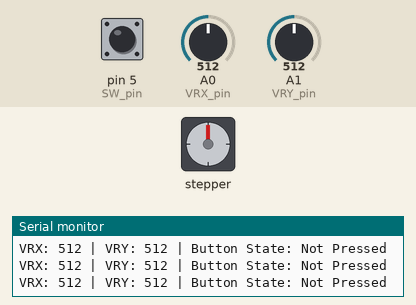
A sketch run on a simulated Arduino Uno, built with avr-gcc and run on an emulated ATmega328P. Shown: stepper motor, the last lines printed to the serial monitor. The inputs (shaded band) are chosen by the test bench; at power-on: A0 (VRX_pin) = 512, pin 5 (SW_pin) HIGH, A1 (VRY_pin) = 512. Stepper angles assume 2048 steps per turn.

Above: at 1.3 s.
1.4 s: A0 (VRX_pin) set to 589
2.9 s: A0 (VRX_pin) set to 612
At 3.16 s:
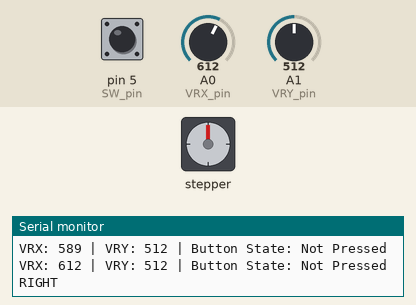
At 6.1 s:
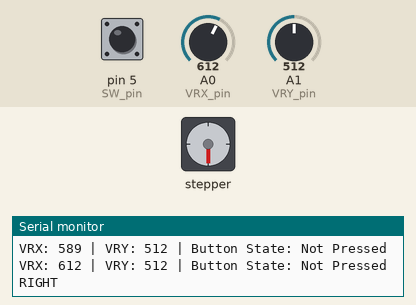
Timing chart, 0 to 7.6 s (numbered marks = the images above; inputs shaded):
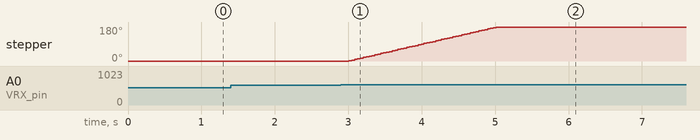

The sketch:

joystick.ino
```cpp
#include <Stepper.h>

// Số bước cần thiết để quay một vòng (360 độ) của động cơ bước
const int stepsPerRevolution = 2048;
Stepper myStepper(stepsPerRevolution, 12, 10, 11, 9); //IN1, IN3, IN2, IN4

// Pin definitions
int VRX_pin = A0; // Joystick X axis
int VRY_pin = A1; // Joystick Y axis
int SW_pin = 5;   // Joystick button


int VRX_value, VRY_value;


void setup() {
  pinMode(VRX_pin, INPUT);
  pinMode(VRY_pin, INPUT);
  pinMode(SW_pin, INPUT_PULLUP);
  myStepper.setSpeed(15);
  Serial.begin(9600);
}

void loop() {
  VRX_value = analogRead(VRX_pin);  // Đọc giá trị trục X
  VRY_value = analogRead(VRY_pin);  // Đọc giá trị trục Y
  int buttonState = digitalRead(SW_pin);  // Đọc trạng thái nút nhấn joystick

  // Hiển thị giá trị cảm biến lên Serial Monitor
  Serial.print("VRX: ");
  Serial.print(VRX_value);  // In giá trị trục X
  Serial.print(" | VRY: ");
  Serial.print(VRY_value);  // In giá trị trục Y
  Serial.print(" | Button State: ");
  Serial.println(buttonState == LOW ? "Pressed" : "Not Pressed");  // In trạng thái nút

  // Check button press first
  if (buttonState == LOW) {
    Serial.println("BUTTON");
      myStepper.step(0.125 * stepsPerRevolution); //45/360 = 0.25
      delay(200);
  }
  // Then check joystick directions
  else {
    // Xác định hướng dựa vào giá trị analog
    if (VRY_value < 400) {         // UP
       Serial.println("UP");
      myStepper.step(0.25 * stepsPerRevolution); //90/360 = 0.25
      delay(200);

    }
    else if (VRY_value > 600) {    // DOWN
      Serial.println("DOWN");
      myStepper.step(-0.25 * stepsPerRevolution); //90/360 = 0.25
      delay(200);
    }
    else if (VRX_value > 600) {    // RIGHT
      Serial.println("RIGHT");
       myStepper.step(0.5 * stepsPerRevolution); //180/360 = 0.25
      delay(500200);
    }
    else if (VRX_value < 400) {    // LEFT
      Serial.println("LEFT");
      myStepper.step(-0.5 * stepsPerRevolution); //180/360 = 0.25
      delay(200);
    }

    delay(500);
  }


}
```

Measured:
- the behaviour switches between 600 and 601 on A0 (VRX_pin) (found by bisection; images 0 and 1)
- after the input at 2.9 s, stepper: turns 180° clockwise in 2.0 s, starting after 0.11 s
